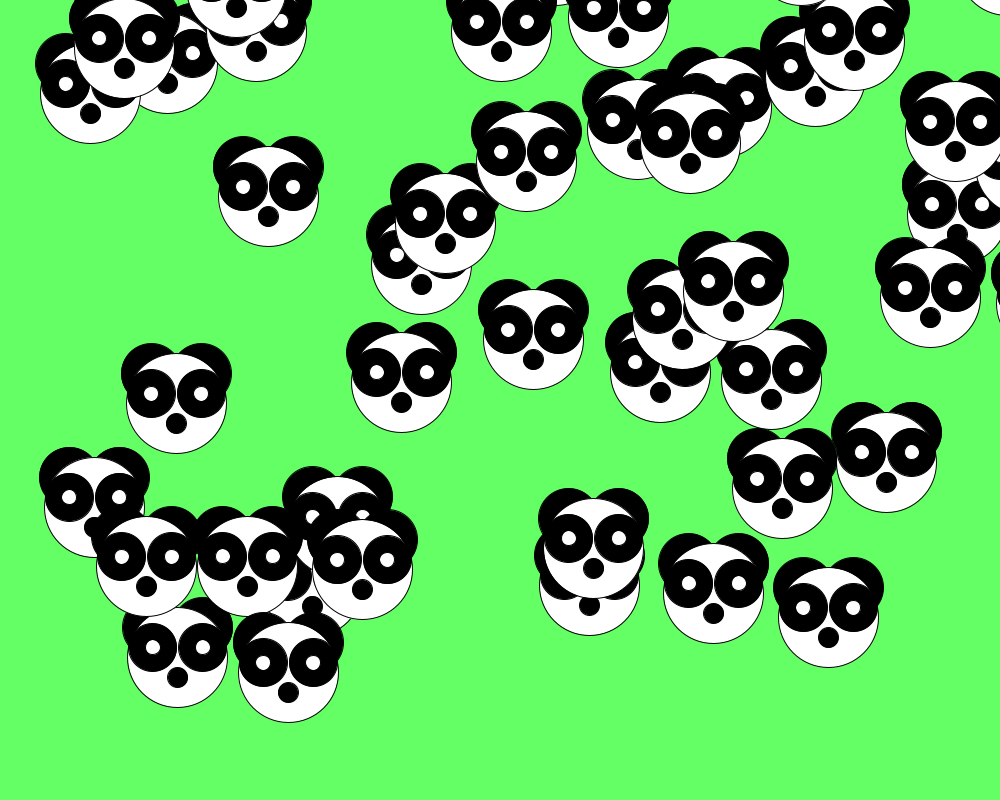
Frame 1 (no input)
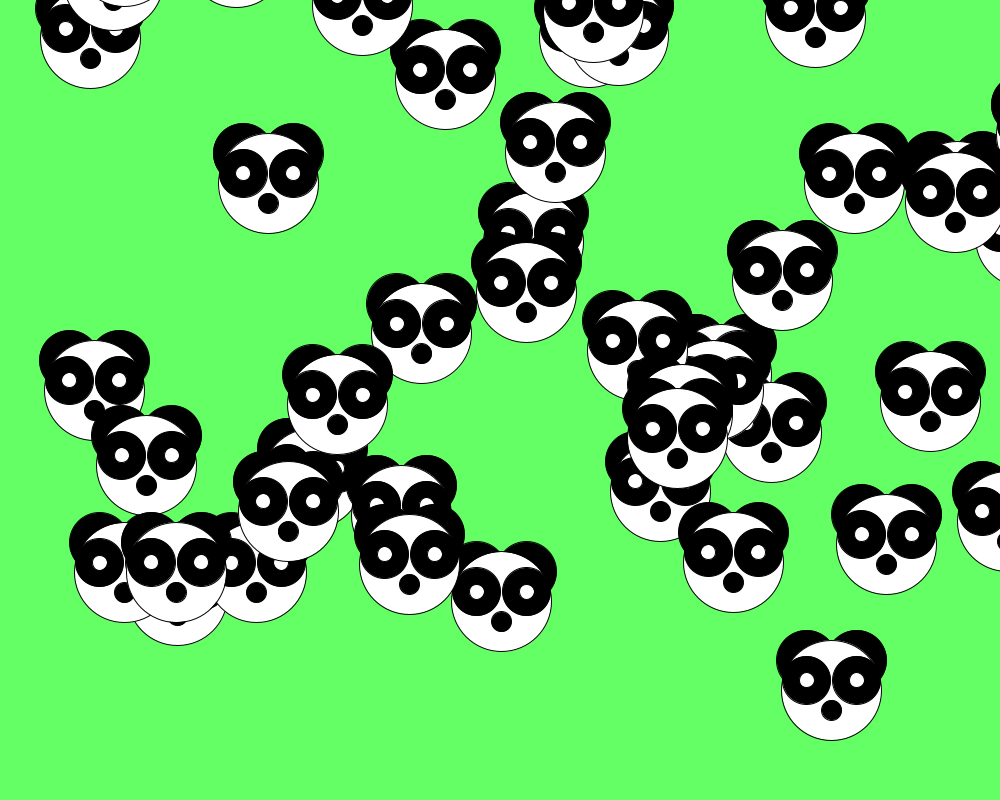
Frame 60 (the mouse pressed at the canvas centre just before this capture)
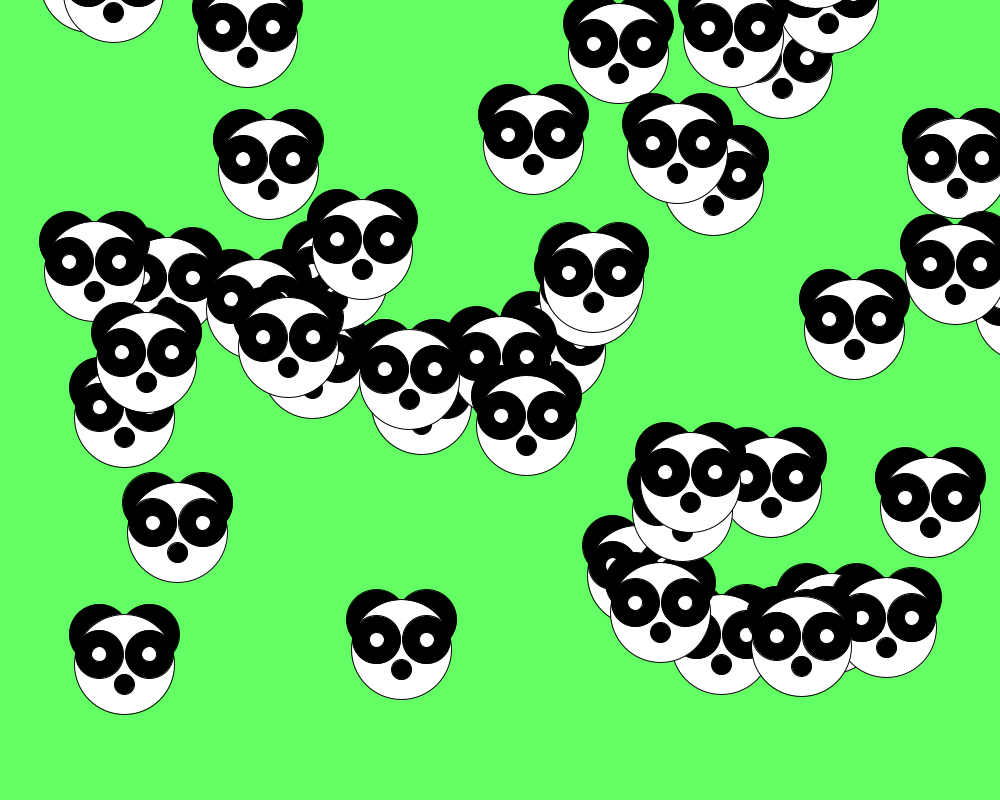
Frame 120 (the mouse held since frame 60 and released just before this capture)

The Processing sketch that drew these frames (run headless with seeded random() and noise(); from frame 60 on, the mouse is pressed at the canvas centre):

// Processing sketch: hw2rina
// ── hw2rina.pde
// make 50 chan's
kem [] at; // 2 objects for At Chanra
void setup(){
  size(1000,800);
  at = new kem[50]; // allocate memory for 50 chan's
  for(int i=0; i<50; i++){
    at[i] = new kem();
  }
}
void draw(){
  background(100,255,100);  // sea color
  
  for(int i=0; i<50; i++){
    at[i].rina(); // draw the ship
    at[i].aun();  // move the ship
  }
}

// ── house.pde
class kem {
  // constructor
  kem() {
    e = random(width); // pick up one random variable [0,width]
    f = random(height); // pick up one random variable [0,height]
    d = 50;
    vy = random(-5,5);
  }
  // member data
  float e, f, d, vy=0;
  // member function
  void aun() {
    f += vy;
    if (f<0) f = height;
    if (f>height) f = 0;
  }
  // home
  //kem
  void rina() {
    fill(0);
    circle(e + 50, f - 130, d+10);
    circle(e + 100, f - 130, d+10);

    fill(255);
    circle(e + 75, f - 100, d + 50);

    fill(0);
    circle(e + 50, f - 110, d-2 );
    circle(e + 100, f - 110, d-2 );

    fill(255);
    circle(e + 50, f - 110, d - 35);
    circle(e + 100, f - 110, d - 35);
    fill(0);
    circle(e + 75, f - 80, d - 30);
  }
}// end of class
